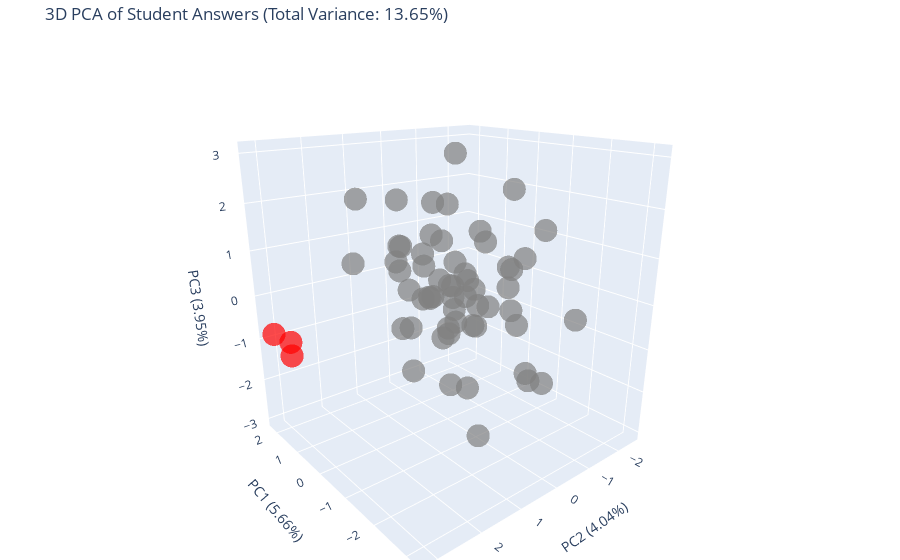

This figure's notebook cell:
### Code cell
# Apply PCA
pca = PCA(n_components=3)
X_pca = pca.fit_transform(X)

# Calculate the explained variance
explained_variance = pca.explained_variance_ratio_
total_variance = sum(explained_variance)

student_ids = [f"Student {i+1}" for i in range(num_students + num_cheaters)]


# Convert to DataFrame for plotly
df = pd.DataFrame({
    'PC1': X_pca[:, 0],
    'PC2': X_pca[:, 1],
    'PC3': X_pca[:, 2],
    'Student_ID': student_ids,
    'Score': scores,
    'Color': colors
})

# Create interactive 3D plot with Plotly
fig = go.Figure()

# Add all students as scatter points
fig.add_trace(go.Scatter3d(
    x=df['PC1'],
    y=df['PC2'],
    z=df['PC3'],
    mode='markers',
    marker=dict(
        size=8,
        color=df['Color'],
        opacity=0.7
    ),
    text=df['Student_ID'],
    hovertemplate=
    '<b>%{text}</b><br>' +
    'Score: %{customdata[0]}<br>' +
    'PC1: %{x:.2f}<br>' +
    'PC2: %{y:.2f}<br>' +
    'PC3: %{z:.2f}',
    customdata=np.stack((df['Score'],), axis=-1)
))

# Update the layout
fig.update_layout(
    title=f'3D PCA of Student Answers (Total Variance: {total_variance:.2%})',
    scene=dict(
        xaxis_title=f'PC1 ({explained_variance[0]:.2%})',
        yaxis_title=f'PC2 ({explained_variance[1]:.2%})',
        zaxis_title=f'PC3 ({explained_variance[2]:.2%})',
    ),
    font=dict(size=12),
    margin=dict(l=0, r=0, b=0, t=40),
    showlegend=False
)

# Show the figure
fig.show()

# Print variance explained
print("Variance explained by each principal component:")
for i, var in enumerate(explained_variance):
    print(f"PC{i+1}: {var:.2%}")
print(f"Total variance explained by first 3 PCs: {total_variance:.2%}")

# For environments that can't display interactive plotly plots,
# save as HTML file that can be opened in any browser
#fig.write_html("pca_visualization_3d.html")

### Figure 1 — Plotly figure (JSON) as saved in the notebook; plotly's stock layout.template omitted (floating-point values rounded to 4 significant figures)
{"data": [{"customdata": [[37], [31], [38], [33], [38], [47], [37], [45], [40], [38], [43], [40], [27], [36], [31], [25], [24], [32], [42], [33], [41], [31], [29], [42], [38], [33], [45], [23], [42], [38], [47], [35], [55], [43], [25], [28], [36], [26], [33], [29], [46], [45], [34], [37], [27], [24], [24], [50], [34], [38], [21], [33], [26], [35], [38], [31], [35], [43], [45], [42]], "hovertemplate": "<b>%{text}</b><br>Score: %{customdata[0]}<br>PC1: %{x:.2f}<br>PC2: %{y:.2f}<br>PC3: %{z:.2f}", "marker": {"color": ["gray", "gray", "gray", "gray", "gray", "gray", "gray", "gray", "gray", "gray", "gray", "gray", "gray", "gray", "gray", "gray", "gray", "gray", "gray", "gray", "gray", "gray", "gray", "gray", "gray", "gray", "gray", "gray", "gray", "gray", "gray", "gray", "gray", "gray", "gray", "gray", "gray", "gray", "gray", "gray", "gray", "gray", "gray", "gray", "gray", "gray", "gray", "gray", "gray", "gray", "gray", "gray", "gray", "gray", "gray", "gray", "gray", "red", "red", "red"], "opacity": 0.7, "size": 8}, "mode": "markers", "text": ["Student 1", "Student 2", "Student 3", "Student 4", "Student 5", "Student 6", "Student 7", "Student 8", "Student 9", "Student 10", "Student 11", "Student 12", "Student 13", "Student 14", "Student 15", "Student 16", "Student 17", "Student 18", "Student 19", "Student 20", "Student 21", "Student 22", "Student 23", "Student 24", "Student 25", "Student 26", "Student 27", "Student 28", "Student 29", "Student 30", "Student 31", "Student 32", "Student 33", "Student 34", "Student 35", "Student 36", "Student 37", "Student 38", "Student 39", "Student 40", "Student 41", "Student 42", "Student 43", "Student 44", "Student 45", "Student 46", "Student 47", "Student 48", "Student 49", "Student 50", "Student 51", "Student 52", "Student 53", "Student 54", "Student 55", "Student 56", "Student 57", "Student 58", "Student 59", "Student 60"], "type": "scatter3d", "x": [-0.7406, -0.2635, -0.08431, -0.3761, 1.689, 2.228, 0.2398, 1.72, -0.0404, 1.261, 1.612, 0.6867, -1.681, 0.4261, -0.205, -2.139, -1.433, -0.7443, 0.5953, 0.8739, 1.242, -0.1913, -1.063, 0.4137, 0.7185, -0.6304, 1.385, -2.425, 0.9811, 0.7086, 1.433, -0.4137, 2.197, 1.719, -2.74, -1.21, -0.3098, -2.073, -0.9025, -1.567, 1.893, 1.633, -0.5134, 0.2995, -1.607, -2.32, -2.012, 1.744, -0.4691, 0.3598, -3.209, 0.08493, -2.041, 0.9693, 0.1145, -1.086, -0.6268, 2.046, 2.222, 1.622], "y": [-0.1665, -0.6493, 0.2346, -1.464, 1.192, 1.022, 0.2561, 0.01515, 0.4461, 0.4174, -0.537, -1.112, -0.7729, -0.5641, -0.4224, 1.149, -0.4945, -2.247, 0.5758, -2.043, 0.1423, 0.2929, 0.7055, -0.3721, -0.6388, -1.224, -0.556, -1.405, -0.3696, -1.578, -0.4382, -0.2107, -0.2719, 0.1623, 2.413, 0.1347, 0.7222, -0.443, -1.061, 0.6534, -1.543, -0.5591, 0.2256, -0.2605, -0.5234, 1.726, 1.254, 0.04978, -0.6595, -0.4464, 1.303, 0.9058, -0.9065, -0.9504, -2.523, 0.8181, 1.66, 3.185, 2.739, 3.01], "z": [-0.6261, -0.4048, 1.202, 0.3597, 1.927, 0.3109, 1.266, 0.6539, -0.001423, 1.88, -0.7532, -0.564, -1.585, 0.4636, -2.427, 0.8856, 2.38, 1.155, -0.8974, -1.109, -0.2695, -0.9554, 0.0714, -1.241, -0.1874, -0.01155, -0.6466, -0.28, 1.767, 0.965, 0.1552, 0.317, -0.1166, 0.3103, 1.484, -3.003, 0.09854, -1.496, -0.4408, -0.1254, 1.43, 0.3901, 3.036, -1.032, -0.4222, 0.4623, 1.166, 0.6694, 1.103, -0.3415, 1.545, -1.669, -1.724, -0.339, 0.249, -1.563, -0.2263, -0.8194, -1.196, -1.23]}], "layout": {"autosize": true, "font": {"size": 12}, "margin": {"b": 0, "l": 0, "r": 0, "t": 40}, "scene": {"aspectmode": "auto", "aspectratio": {"x": 0.95, "y": 0.9974, "z": 1.055}, "camera": {"center": {"x": 0, "y": 0, "z": 0}, "eye": {"x": -1.564, "y": 1.296, "z": 0.7501}, "projection": {"type": "perspective"}, "up": {"x": 0, "y": 0, "z": 1}}, "xaxis": {"title": {"text": "PC1 (5.66%)"}, "type": "linear"}, "yaxis": {"title": {"text": "PC2 (4.04%)"}, "type": "linear"}, "zaxis": {"title": {"text": "PC3 (3.95%)"}, "type": "linear"}}, "showlegend": false, "title": {"text": "3D PCA of Student Answers (Total Variance: 13.65%)"}}}
